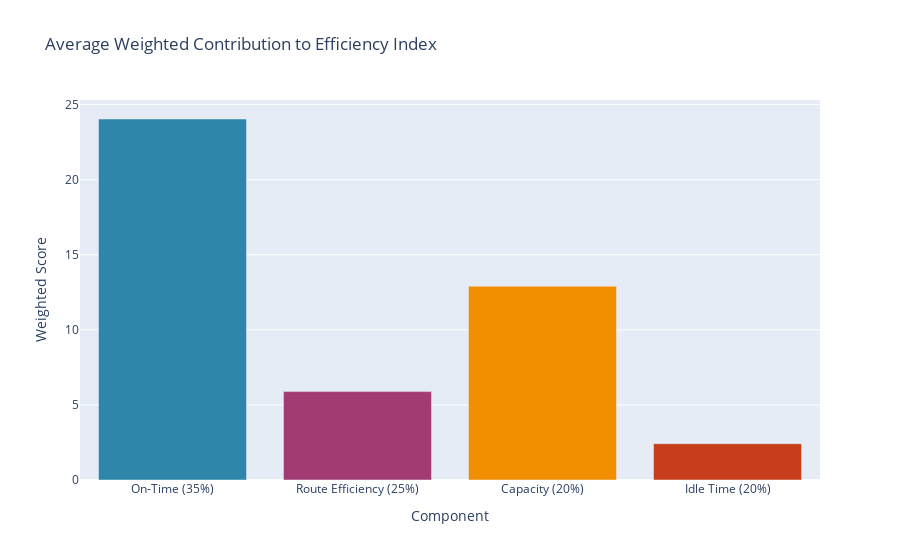

Write notebook code for a chart like this one.
### Code cell
# Component contribution analysis
component_means = completed[['score_on_time', 'score_route', 
                             'score_capacity', 'score_idle']].mean()

weighted_contributions = pd.Series({
    'On-Time (35%)': component_means['score_on_time'] * 0.35,
    'Route Efficiency (25%)': component_means['score_route'] * 0.25,
    'Capacity (20%)': component_means['score_capacity'] * 0.20,
    'Idle Time (20%)': component_means['score_idle'] * 0.20
})

fig = px.bar(
    x=weighted_contributions.index,
    y=weighted_contributions.values,
    title='Average Weighted Contribution to Efficiency Index',
    labels={'x': 'Component', 'y': 'Weighted Score'}
)
fig.update_traces(marker_color=['#2E86AB', '#A23B72', '#F18F01', '#C73E1D'])
fig.show()

print(f"Sum of weighted contributions: {weighted_contributions.sum():.4f}")
print(f"Average efficiency index: {completed['efficiency_index'].mean():.4f}")

### Figure 1 — Plotly figure (JSON) as saved in the notebook; plotly's stock layout.template omitted (floating-point values rounded to 4 significant figures)
{"data": [{"hovertemplate": "Component=%{x}<br>Weighted Score=%{y}<extra></extra>", "legendgroup": "", "marker": {"color": ["#2E86AB", "#A23B72", "#F18F01", "#C73E1D"], "pattern": {"shape": ""}}, "name": "", "orientation": "v", "showlegend": false, "textposition": "auto", "type": "bar", "x": ["On-Time (35%)", "Route Efficiency (25%)", "Capacity (20%)", "Idle Time (20%)"], "xaxis": "x", "y": [24.03, 5.886, 12.9, 2.419], "yaxis": "y"}], "layout": {"barmode": "relative", "legend": {"tracegroupgap": 0}, "title": {"text": "Average Weighted Contribution to Efficiency Index"}, "xaxis": {"anchor": "y", "domain": [0, 1], "title": {"text": "Component"}}, "yaxis": {"anchor": "x", "domain": [0, 1], "title": {"text": "Weighted Score"}}}}
